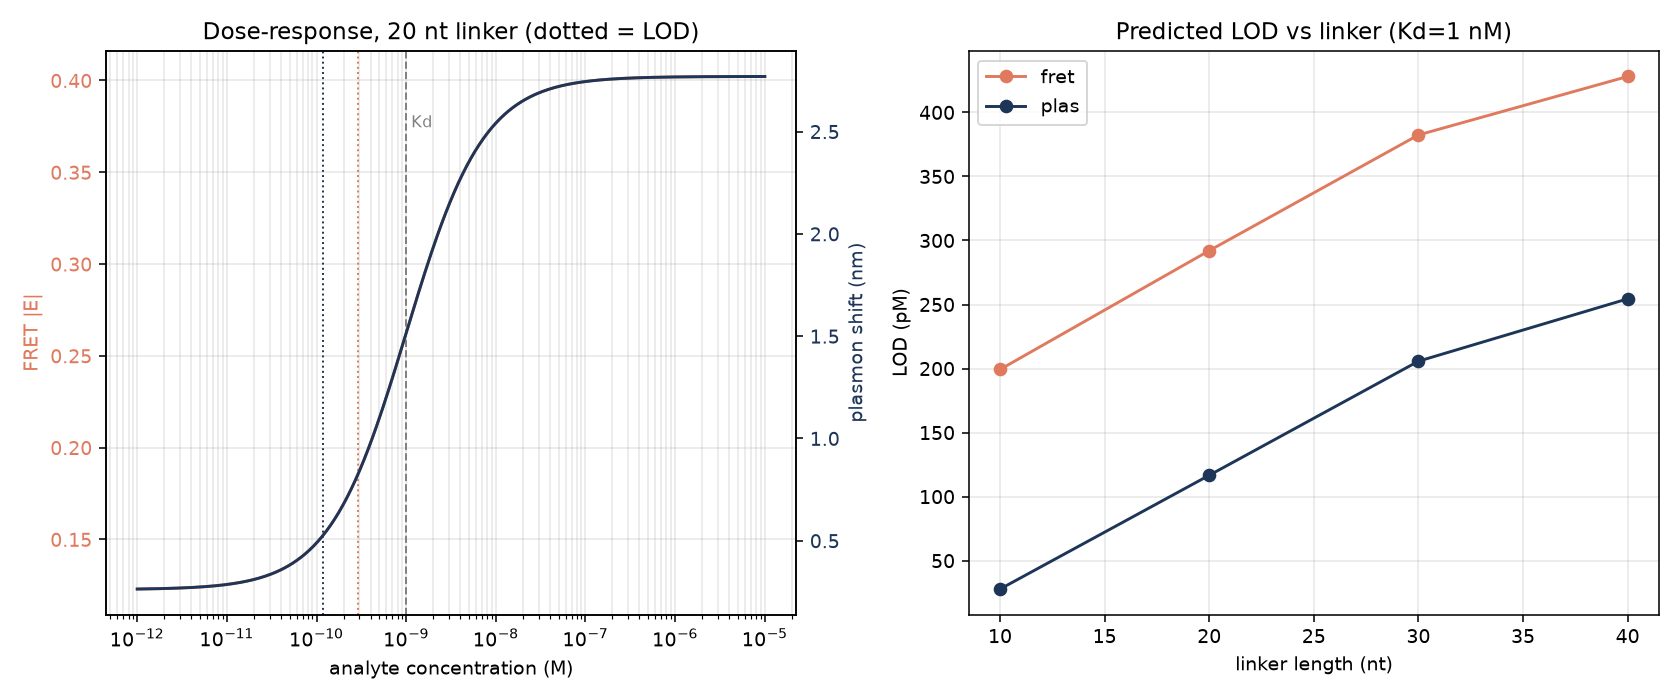

The Python source for this figure:
#!/usr/bin/env python3
"""
Tier-1 (zero MD): predicted analyte dose-response and limit of detection (LOD)
for the scissor nanoswitch used as an allosteric biosensor.

Model
-----
* 1:1 binding (Langmuir): bound fraction f = [A] / ([A] + Kd).
* Two-state transduction: unbound devices rest at theta_open; a bound device
  is actuated (closed) by the binding free energy dG = -RT ln(Kd) into a
  harmonic hinge of stiffness k_theta (Tier-0), giving a deflection
  d(theta) = sqrt(2 dG / k_theta) (capped by geometry).
* Ensemble signal is population-weighted:
      S([A]) = S_unbound + (S_bound - S_unbound) * f          (sigmoid in log[A])
  with S from the Step-B FRET or plasmon transducer.
* Blank noise from the thermal angular fluctuation sigma (= the thesis sigma),
  propagated through the transducer:  sigma_S = |dS/dtheta|(theta_open) * sigma.
* LOD (IUPAC 3-sigma): net signal = 3 sigma_S  =>  f_LOD = 3 sigma_S / DR,
  [A]_LOD = Kd * f_LOD / (1 - f_LOD),  where DR = |S_bound - S_unbound|.

Reuses fret_efficiency / plasmon_shift / tip_distance from optical_readout.py.
"""

import os
import numpy as np
from optical_readout import fret_efficiency, plasmon_shift, tip_distance

# ---- Tier-0 stiffness (mirrors stiffness_from_sigma.py) -------------------- #
L      = np.array([10, 20, 30, 40], float)
SIGMA  = np.array([6.235704832, 3.736856603, 2.675925874, 2.272207295])  # deg
RT     = 1.987204e-3 * 300.0                         # kcal/mol (~0.596)
K_THETA = RT / SIGMA**2                              # kcal/mol/deg^2

# ---- transducer settings (from Step B) ------------------------------------- #
THETA_OPEN = 90.0                # unbound rest angle (deg)
RHO_FRET, R0 = 5.3, 5.4          # dyes near crux
RHO_TIP, D_AUNP, LAM0 = 50.0, 30.0, 530.0   # AuNP at tips

def dG_from_Kd(Kd_M):
    return -RT * np.log(Kd_M)     # kcal/mol (Kd in molar)

def signal(theta, channel):
    if channel == "fret":
        return fret_efficiency(tip_distance(theta, RHO_FRET), R0)
    s = plasmon_shift(tip_distance(theta, RHO_TIP), D_AUNP)
    return np.nan_to_num(s) * LAM0                    # nm shift

def dS_dtheta(theta, channel, h=0.5):
    return (signal(theta + h, channel) - signal(theta - h, channel)) / (2 * h)

def response(Kd_M, k_theta, sigma_deg, channel):
    dG = dG_from_Kd(Kd_M)
    dtheta = min(np.sqrt(2 * dG / k_theta), THETA_OPEN)     # cap at full close
    theta_bound = THETA_OPEN - dtheta
    S_un = signal(THETA_OPEN, channel)
    S_bd = signal(theta_bound, channel)
    DR = abs(S_bd - S_un)
    sigma_S = abs(dS_dtheta(THETA_OPEN, channel)) * sigma_deg
    f_LOD = 3 * sigma_S / DR if DR > 0 else np.inf
    if f_LOD >= 1:
        LOD = np.inf
    else:
        LOD = Kd_M * f_LOD / (1 - f_LOD)
    return dict(dtheta=dtheta, theta_bound=theta_bound, S_un=S_un, S_bd=S_bd,
                DR=DR, sigma_S=sigma_S, f_LOD=f_LOD, LOD=LOD)

def main():
    here = os.path.dirname(os.path.abspath(__file__))
    Kd = 1e-9                       # 1 nM aptamer (protein biomarker regime)
    print(f"Analyte binding Kd = {Kd*1e9:.0f} nM  "
          f"(dG = {dG_from_Kd(Kd):.1f} kcal/mol), rest angle {THETA_OPEN:.0f} deg\n")

    for ch, unit in (("fret", "dE"), ("plas", "nm")):
        print(f"=== {ch.upper()} channel ===")
        hdr = (f"{'L(nt)':>5} {'sigma':>6} {'dtheta':>7} {'DR':>8} "
               f"{'sigma_S':>9} {'LOD':>12}")
        print(hdr); print("-"*len(hdr))
        for i in range(len(L)):
            r = response(Kd, K_THETA[i], SIGMA[i], ch)
            lod = ("inf" if not np.isfinite(r["LOD"])
                   else f"{r['LOD']*1e12:.1f} pM")
            print(f"{L[i]:5.0f} {SIGMA[i]:6.2f} {r['dtheta']:7.1f} "
                  f"{r['DR']:8.3f} {r['sigma_S']:9.4f} {lod:>12}")
        print()

    # dose-response figure for a representative linker (20 nt)
    i = 1
    conc = np.logspace(-12, -5, 300)            # 1 pM .. 10 uM
    try:
        import matplotlib; matplotlib.use("Agg"); import matplotlib.pyplot as plt
        fig, ax = plt.subplots(1, 2, figsize=(12, 5))
        for ch, c, lab in (("fret", "#e07a5f", "FRET |E|"),
                           ("plas", "#1d3557", "plasmon shift (nm)")):
            r = response(Kd, K_THETA[i], SIGMA[i], ch)
            f = conc / (conc + Kd)
            S = r["S_un"] + (r["S_bd"] - r["S_un"]) * f
            axx = ax[0] if ch == "fret" else ax[0].twinx()
            axx.plot(conc, S, color=c, label=lab)
            axx.set_ylabel(lab, color=c)
            axx.tick_params(axis="y", labelcolor=c)
            if np.isfinite(r["LOD"]):
                axx.axvline(r["LOD"], color=c, ls=":", lw=1)
        ax[0].axvline(Kd, color="gray", ls="--", lw=1)
        ax[0].text(Kd, ax[0].get_ylim()[1]*0.9, " Kd", fontsize=8, color="gray")
        ax[0].set_xscale("log"); ax[0].set_xlabel("analyte concentration (M)")
        ax[0].set_title(f"Dose-response, {int(L[i])} nt linker (dotted = LOD)")
        ax[0].grid(alpha=.3, which="both")

        # LOD vs linker, both channels
        for ch, c in (("fret", "#e07a5f"), ("plas", "#1d3557")):
            lods = [response(Kd, K_THETA[j], SIGMA[j], ch)["LOD"]*1e12
                    for j in range(len(L))]
            ax[1].plot(L, lods, "o-", color=c, label=f"{ch}")
        ax[1].set_xlabel("linker length (nt)"); ax[1].set_ylabel("LOD (pM)")
        ax[1].set_title(f"Predicted LOD vs linker (Kd={Kd*1e9:.0f} nM)")
        ax[1].legend(); ax[1].grid(alpha=.3)
        fig.tight_layout()
        png = os.path.join(here, "dose_response.png")
        fig.savefig(png, dpi=140); print(f"Wrote {png}")
    except ImportError:
        print("(matplotlib missing -> figure skipped)")

    # CSV
    import csv
    with open(os.path.join(here, "dose_response.csv"), "w", newline="") as fcsv:
        w = csv.writer(fcsv)
        w.writerow(["channel","L_nt","sigma_deg","dtheta_deg","dynamic_range",
                    "sigma_S","LOD_M"])
        for ch in ("fret", "plas"):
            for j in range(len(L)):
                r = response(Kd, K_THETA[j], SIGMA[j], ch)
                w.writerow([ch, L[j], SIGMA[j], f"{r['dtheta']:.2f}",
                            f"{r['DR']:.4f}", f"{r['sigma_S']:.5f}",
                            f"{r['LOD']:.3e}"])
    print(f"Wrote {os.path.join(here,'dose_response.csv')}")

if __name__ == "__main__":
    main()
